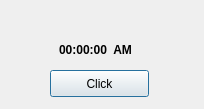
<?xml version="1.0" encoding="UTF-8"?>
<ui version="4.0">
 <class>Time</class>
 <widget class="QDialog" name="Time">
  <property name="enabled">
   <bool>true</bool>
  </property>
  <property name="geometry">
   <rect>
    <x>0</x>
    <y>0</y>
    <width>204</width>
    <height>109</height>
   </rect>
  </property>
  <property name="windowTitle">
   <string>Dialog</string>
  </property>
  <widget class="QLabel" name="myLabel">
   <property name="geometry">
    <rect>
     <x>50</x>
     <y>40</y>
     <width>91</width>
     <height>20</height>
    </rect>
   </property>
   <property name="font">
    <font>
     <weight>75</weight>
     <bold>true</bold>
    </font>
   </property>
   <property name="text">
    <string>00:00:00  AM</string>
   </property>
   <property name="alignment">
    <set>Qt::AlignCenter</set>
   </property>
  </widget>
  <widget class="QPushButton" name="myButton">
   <property name="geometry">
    <rect>
     <x>50</x>
     <y>70</y>
     <width>99</width>
     <height>27</height>
    </rect>
   </property>
   <property name="text">
    <string>Click</string>
   </property>
  </widget>
 </widget>
 <resources/>
 <connections/>
</ui>
